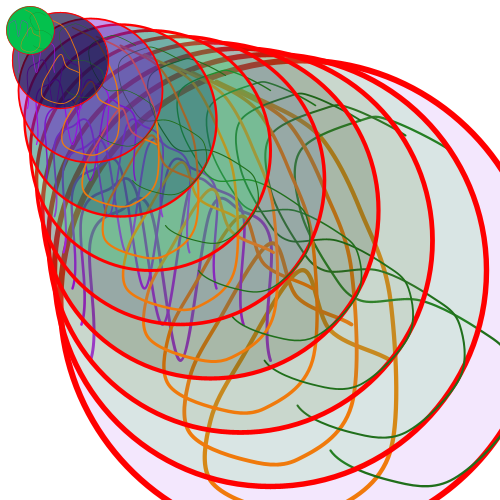
Frame 1 (no input)
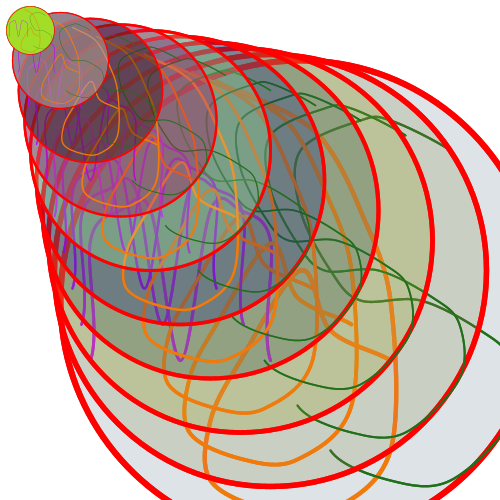
Frame 2 (the mouse pressed at the canvas centre, redrawn once)

The Processing sketch that drew these frames (run headless with seeded random() and noise(); the mouse was pressed at the canvas centre and the sketch redrawn once):

// Processing sketch: processing_38646
// ── processing_38646.pde

//Homework 6
//copyright Maitri Shah September 2011 Pittsburgh,PA


float a;

void setup ( )
{
 size(500,500);
 smooth( );
 background (255);

}//void setup end

void draw ( )
{
  a = 30 ;
  while(a < 35 && a > 0 )
  {
   mds( a*10,a*10,a,a);
   a = a - 3;
  }

 noLoop();
}

void mds(float x, float y, float wd, float ht)
{
 //Base Circle
  stroke(255,0,0);
  strokeWeight(a/5);
  fill(random(255),random(255),random(255),1000/a);
  ellipse(x,y,16*wd,16*ht);

 //letter D
  stroke(240,122,12);
  strokeWeight(a/7);
  noFill();

  beginShape();

  curveVertex(x-4*wd,y-8*ht);
  curveVertex(x-2*wd,y-7*ht);
  curveVertex(x,y-6*ht);
  curveVertex(x+wd,y-5*ht);
  curveVertex(x+2*wd,y-3*ht);
  curveVertex(x+3*wd,y);
  curveVertex(x+3*wd,y+5*ht);
  curveVertex(x+wd,y+7*ht);
  curveVertex(x-wd,y+7*ht);
  curveVertex(x-3*wd,y+6*ht);
  curveVertex(x-3*wd,y+4*ht);
  curveVertex(x-2*wd,y+2*ht);
  curveVertex(x,y-ht);
  curveVertex(x+wd,y+ht);
  curveVertex(x+3*wd,y+2*ht);
  curveVertex(x+4*wd,y+3*ht);

  endShape();

 //Letter M

  stroke(178,12,240);
  strokeWeight(a/10);

  beginShape();

  curveVertex(x-9*wd,y+4*ht);
  curveVertex(x-7*wd,y+2*ht);
  curveVertex(x-7*wd,y-2*ht);
  curveVertex(x-6*wd,y-3*ht);
  curveVertex(x-5*wd,y-3*ht);
  curveVertex(x-4*wd,y+2*ht);
  curveVertex(x-3*wd,y-3*ht);
  curveVertex(x-2*wd,y-3*ht);
  curveVertex(x- wd,y-2*ht);
  curveVertex(x- wd,y+2*ht);
  curveVertex(x+wd,y+4*ht);

  endShape();

 //Letter S

  stroke(32,111,27);
  strokeWeight(a/13);

  beginShape();

  curveVertex(x+6*wd,y-4*ht);
  curveVertex(x+5*wd,y-5*ht);
  curveVertex(x+3*wd,y-6*ht);
  curveVertex(x+2*wd,y-6*ht);
  curveVertex(x     ,y-5*ht);
  curveVertex(x     ,y-3*ht);
  curveVertex(x+wd  ,y-  ht);
  curveVertex(x+2*wd,y     );
  curveVertex(x+4*wd,y     );
  curveVertex(x+6*wd,y+  ht);
  curveVertex(x+7*wd,y+2*ht);
  curveVertex(x+7*wd,y+4*ht);
  curveVertex(x+5*wd,y+6*ht);
  curveVertex(x+3*wd,y+6*ht);
  curveVertex(x+  wd,y+5*ht);
  curveVertex(x+  wd,y+3*ht);

  endShape();
}
